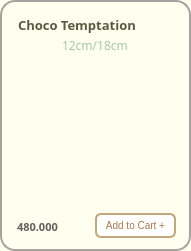
       <widget class="QFrame" name="frame_Choco">
        <property name="geometry">
         <rect>
          <x>240</x>
          <y>590</y>
          <width>191</width>
          <height>251</height>
         </rect>
        </property>
        <property name="styleSheet">
         <string notr="true">background-color: #FFFFF0;
border-radius: 15px; 
border: 2px solid #A8A29E ;</string>
        </property>
        <property name="frameShape">
         <enum>QFrame::StyledPanel</enum>
        </property>
        <property name="frameShadow">
         <enum>QFrame::Raised</enum>
        </property>
        <widget class="QLabel" name="label_choco">
         <property name="geometry">
          <rect>
           <x>18</x>
           <y>15</y>
           <width>161</width>
           <height>20</height>
          </rect>
         </property>
         <property name="font">
          <font>
           <family>Mongolian Baiti</family>
           <pointsize>10</pointsize>
           <weight>75</weight>
           <bold>true</bold>
          </font>
         </property>
         <property name="styleSheet">
          <string notr="true">border-radius: 0px;
border:0px solid;
color:#5A5A42</string>
         </property>
         <property name="text">
          <string>Choco Temptation</string>
         </property>
        </widget>
        <widget class="QLabel" name="label_cake_choco">
         <property name="geometry">
          <rect>
           <x>-22</x>
           <y>8</y>
           <width>241</width>
           <height>231</height>
          </rect>
         </property>
         <property name="styleSheet">
          <string notr="true">border:0px;
background-color: transparent;</string>
         </property>
         <property name="text">
          <string/>
         </property>
         <property name="pixmap">
          <pixmap>../images/cookies_cream.png</pixmap>
         </property>
         <property name="scaledContents">
          <bool>true</bool>
         </property>
        </widget>
        <widget class="QLabel" name="label_choco_size">
         <property name="geometry">
          <rect>
           <x>62</x>
           <y>37</y>
           <width>71</width>
           <height>16</height>
          </rect>
         </property>
         <property name="font">
          <font>
           <family>Mongolian Baiti</family>
           <pointsize>9</pointsize>
          </font>
         </property>
         <property name="styleSheet">
          <string notr="true">color: #A7C7A7;
border:0px</string>
         </property>
         <property name="text">
          <string>12cm/18cm</string>
         </property>
        </widget>
        <widget class="QPushButton" name="pushButton_add_choco">
         <property name="geometry">
          <rect>
           <x>95</x>
           <y>213</y>
           <width>81</width>
           <height>25</height>
          </rect>
         </property>
         <property name="maximumSize">
          <size>
           <width>16777207</width>
           <height>16777215</height>
          </size>
         </property>
         <property name="font">
          <font>
           <pointsize>-1</pointsize>
          </font>
         </property>
         <property name="styleSheet">
          <string notr="true">QPushButton {
    background-color: white;
    color: #A37B50;
    border: 2px solid #C2A87E;
    border-radius: 6px;
    padding: 4px 5px;
    font-size: 10px;
}

QPushButton:hover {
    background-color: #F7F3EF;
}

QPushButton:pressed {
    background-color: #E6D5C3;
}
</string>
         </property>
         <property name="text">
          <string>Add to Cart +</string>
         </property>
        </widget>
        <widget class="QLabel" name="label_choco_price">
         <property name="geometry">
          <rect>
           <x>17</x>
           <y>219</y>
           <width>61</width>
           <height>16</height>
          </rect>
         </property>
         <property name="font">
          <font>
           <family>Mongolian Baiti</family>
           <pointsize>8</pointsize>
           <weight>75</weight>
           <bold>true</bold>
          </font>
         </property>
         <property name="styleSheet">
          <string notr="true">border:0px;
color: rgb(98, 94, 92);
</string>
         </property>
         <property name="text">
          <string>480.000</string>
         </property>
        </widget>
        <zorder>label_cake_choco</zorder>
        <zorder>label_choco</zorder>
        <zorder>label_choco_size</zorder>
        <zorder>pushButton_add_choco</zorder>
        <zorder>label_choco_price</zorder>
       </widget>
